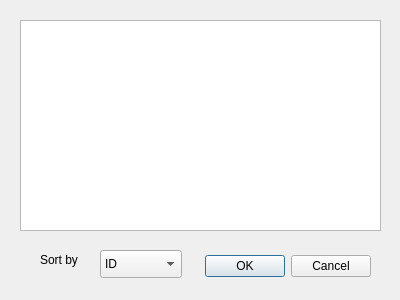
<?xml version="1.0" encoding="UTF-8"?>
<ui version="4.0">
 <class>SerializePreview</class>
 <widget class="QDialog" name="SerializePreview">
  <property name="geometry">
   <rect>
    <x>0</x>
    <y>0</y>
    <width>400</width>
    <height>300</height>
   </rect>
  </property>
  <property name="windowTitle">
   <string>Dialog</string>
  </property>
  <widget class="QDialogButtonBox" name="buttonBox">
   <property name="geometry">
    <rect>
     <x>30</x>
     <y>250</y>
     <width>341</width>
     <height>32</height>
    </rect>
   </property>
   <property name="orientation">
    <enum>Qt::Horizontal</enum>
   </property>
   <property name="standardButtons">
    <set>QDialogButtonBox::Cancel|QDialogButtonBox::Ok</set>
   </property>
  </widget>
  <widget class="QTextBrowser" name="textBrowser">
   <property name="geometry">
    <rect>
     <x>20</x>
     <y>20</y>
     <width>361</width>
     <height>211</height>
    </rect>
   </property>
  </widget>
  <widget class="QLabel" name="label">
   <property name="geometry">
    <rect>
     <x>40</x>
     <y>250</y>
     <width>51</width>
     <height>20</height>
    </rect>
   </property>
   <property name="text">
    <string>Sort by</string>
   </property>
  </widget>
  <widget class="QComboBox" name="comboBox">
   <property name="geometry">
    <rect>
     <x>100</x>
     <y>250</y>
     <width>82</width>
     <height>28</height>
    </rect>
   </property>
   <item>
    <property name="text">
     <string>ID</string>
    </property>
   </item>
   <item>
    <property name="text">
     <string>Perimeter</string>
    </property>
   </item>
   <item>
    <property name="text">
     <string>Area</string>
    </property>
   </item>
  </widget>
 </widget>
 <resources/>
 <connections>
  <connection>
   <sender>buttonBox</sender>
   <signal>accepted()</signal>
   <receiver>SerializePreview</receiver>
   <slot>accept()</slot>
   <hints>
    <hint type="sourcelabel">
     <x>248</x>
     <y>254</y>
    </hint>
    <hint type="destinationlabel">
     <x>157</x>
     <y>274</y>
    </hint>
   </hints>
  </connection>
  <connection>
   <sender>buttonBox</sender>
   <signal>rejected()</signal>
   <receiver>SerializePreview</receiver>
   <slot>reject()</slot>
   <hints>
    <hint type="sourcelabel">
     <x>316</x>
     <y>260</y>
    </hint>
    <hint type="destinationlabel">
     <x>286</x>
     <y>274</y>
    </hint>
   </hints>
  </connection>
 </connections>
</ui>
